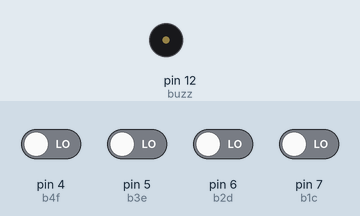
This sketch was run on a simulated Arduino Uno, built with avr-gcc and run on an emulated ATmega328P. Parts: buzzer (waves = sounding). The test bench sets the inputs (shaded band); at power-on: pin 4 (b4f), pin 5 (b3e), pin 6 (b2d), pin 7 (b1c) LOW.

Above: at 1.2 s.
1.3 s: pin 4 (b4f) driven HIGH
At 1.6 s:
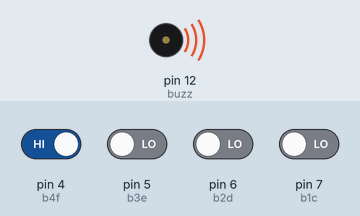
2.8 s: pin 4 (b4f) driven LOW
At 4.0 s:
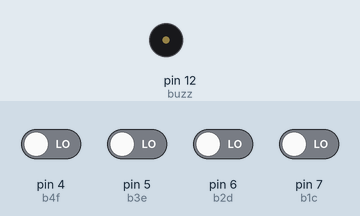
4.3 s: pin 5 (b3e) driven HIGH
At 5.1 s:
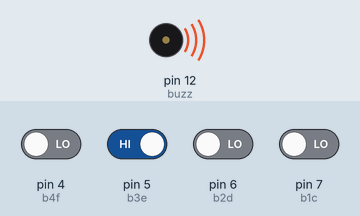
Timing chart, 0 to 7.3 s (numbered marks = the images above; inputs shaded):
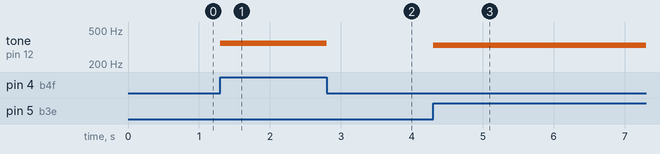

Measured:
- after the input at 1.3 s, tone on pin 12 (buzz): silent → 349 Hz at once
- after the input at 2.8 s, tone on pin 12 (buzz): 349 Hz → silent at once
- after the input at 4.3 s, tone on pin 12 (buzz): silent → 330 Hz at once

The sketch:

ButtonPiano_code.ino
```cpp
/*
This code allows playing musical notes on a buzzer using 4 buttons. Each button or combination of buttons
corresponds to a specific note.
*/

int b1c = 7; // defining the buttons
int b2d = 6;
int b3e = 5;
int b4f = 4;

int buzz = 12; // defining the buzzer

float c = 261.63; // defining the musical notes from C4 to C5
float d = 293.66;
float e = 330;
float f = 349;
float g = 392;
float a = 440;
float b = 493.88;
float c5 = 523.25;

void setup()
{
  pinMode(b1c, INPUT); // defining the pins for the buttons and the buzzer
  pinMode(b2d, INPUT);
  pinMode(b3e, INPUT);
  pinMode(b4f, INPUT);
  pinMode(buzz, OUTPUT);
}

void loop()
{
  // Checks if all buttons are pressed to play the note C5
  if (digitalRead(b1c) == HIGH && digitalRead(b2d) == HIGH && digitalRead(b3e) == HIGH && digitalRead(b4f) == HIGH)
  {
    tone(buzz, c5); // Plays the note C5
  }
  // Checks combinations of two buttons
  else if (digitalRead(b1c) == HIGH && digitalRead(b2d) == HIGH)
  {
    tone(buzz, g);
  }
  else if (digitalRead(b1c) == HIGH && digitalRead(b3e) == HIGH)
  {
    tone(buzz, a);
  }
  else if (digitalRead(b1c) == HIGH && digitalRead(b4f) == HIGH)
  {
    tone(buzz, b);
  }
  // Checks individual notes
  else
  {
    if (digitalRead(b1c) == HIGH)
    {
      tone(buzz, c);
    }
    else if (digitalRead(b2d) == HIGH)
    {
      tone(buzz, d);
    }
    else if (digitalRead(b3e) == HIGH)
    {
      tone(buzz, e);
    }
    else if (digitalRead(b4f) == HIGH)
    {
      tone(buzz, f);
    }
    else
    {
      noTone(buzz); // stops the buzzer from emitting sound
    }
  }
}
```
